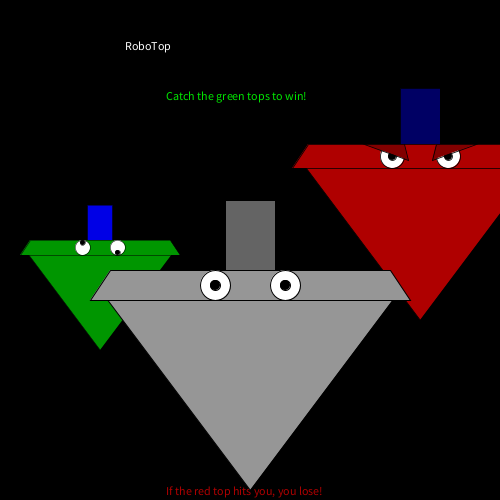
Frame 1 (no input)
Frame 60 (the mouse pressed at the canvas centre just before this capture): identical to frame 1, image omitted
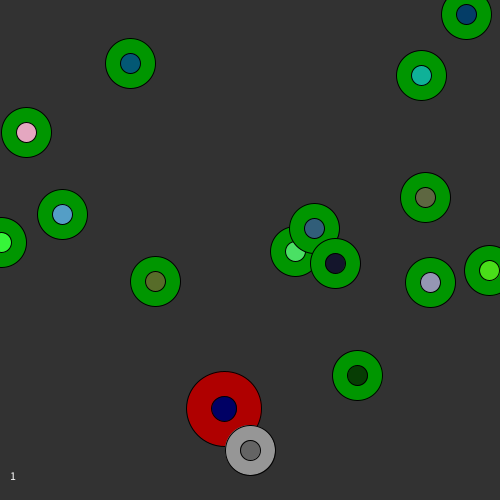
Frame 120 (the mouse held since frame 60 and released just before this capture)

The Processing sketch that drew these frames (run headless with seeded random() and noise(); from frame 60 on, the mouse is pressed at the canvas centre):

// Processing sketch: processing_164131
// ── processing_164131.pde


ArrayList<Car> myCars;
int myState = 0 ;
PVector frogLocation ;
int score = 0;
Deadly spin = new Deadly();


void setup() {
  size(500, 500) ;
  //myCar1 = new Car() ;
  
  myCars = new ArrayList() ;
  
  
  for (int i = 0; i < 15; i++) {
    myCars.add(new Car());
    
  }
  frogLocation = new PVector(width/2, height-50) ;
}

void draw() {
   switch(myState) {
   case 0:
   score = 0;
   background(0);
   fill(255);
   text("RoboTop", width/4, 50) ;
   fill(0, 230, 0);
   text("Catch the green tops to win!", width/3, 100);
   fill(175, 0, 0);
   text("If the red top hits you, you lose!", width/3, 495);
   
   pushMatrix();
   scale(.8);
   translate(275, 100);
   fill(0, 0, 100);
   rect(225, 10, 50, 100);
   fill(175, 0, 0);
   triangle(100, 100, 400, 100, 250, 300);
   quad(90, 110, 410, 110, 390, 80, 110, 80);
   fill(255);
   ellipse(215, 95, 30, 30);
   ellipse(285, 95, 30, 30);
   fill(0);
   ellipse(215, 95, 10, 10);
   ellipse(285, 95, 10, 10);
   fill(130, 0, 0);
   triangle(265, 100, 320, 80, 270, 80);
   triangle(235, 100, 180, 80, 230, 80);
   popMatrix();
   
   pushMatrix();
   scale(.5);
   translate(-50, 400);
   fill(0, 0, 230);
   rect(225, 10, 50, 100);
   fill(0, 150, 0);
   triangle(100, 100, 400, 100, 250, 300);
   quad(90, 110, 410, 110, 390, 80, 110, 80);
   fill(255);
   ellipse(215, 95, 30, 30);
   ellipse(285, 95, 30, 30);
   fill(0);
   ellipse(215, 85, 10, 10);
   ellipse(285, 105, 10, 10);
   popMatrix();
   
   pushMatrix();
   translate(0, 190);
   fill(100);
rect(225, 10, 50, 100);
fill(150);
triangle(100, 100, 400, 100, 250, 300);
quad(90, 110, 410, 110, 390, 80, 110, 80);
fill(255);
ellipse(215, 95, 30, 30);
ellipse(285, 95, 30, 30);
fill(0);
ellipse(215, 95, 10, 10);
ellipse(285, 95, 10, 10);
popMatrix();
   break ;
   
   case 1:
   //playing game
   game() ;
   break ;
   
   case 2:
   background(180);
   pushMatrix();
   translate(0, 190);
   fill(100);
rect(225, 10, 50, 100);
fill(150);
triangle(100, 100, 400, 100, 250, 300);
quad(90, 110, 410, 110, 390, 80, 110, 80);
fill(255);
ellipse(215, 95, 30, 30);
ellipse(285, 95, 30, 30);
fill(0);
ellipse(215, 95, 10, 10);
ellipse(285, 95, 10, 10);
popMatrix();
   fill(255);
   text("Congrats!", width/2, height/5);
   text("click to play again", width/3, height/2);
   break;
   
   case 3:
   background(100, 0, 0);
   fill(255);
   text("GAME      OVER", 205, 20);
   pushMatrix();
   translate(0, 100);
   fill(0, 0, 100);
   rect(225, 10, 50, 100);
   fill(175, 0, 0);
   triangle(100, 100, 400, 100, 250, 300);
   quad(90, 110, 410, 110, 390, 80, 110, 80);
   fill(255);
   ellipse(215, 95, 30, 30);
   ellipse(285, 95, 30, 30);
   fill(0);
   ellipse(215, 95, 10, 10);
   ellipse(285, 95, 10, 10);
   fill(130, 0, 0);
   triangle(265, 100, 320, 80, 270, 80);
   triangle(235, 100, 180, 80, 230, 80);
   popMatrix();
   break;
 }
  
  
}

void mousePressed() {
  if (myState == 0){
    myState = 1;
  }
  else{
    myState = 0;
  }
}

void keyPressed() {
  
  switch(keyCode) {
   case 39:
   frogLocation.x += 20 ;
   break;
    
   case 38:
   frogLocation.y -= 20 ;
   break;
   
   case 37:
   frogLocation.x -= 20 ; 
   break;
    
   case 40:
   frogLocation.y += 20 ;
   break; 
  }
  //println(keyCode) ;
  
}

class Car {

  //attributes
  color myColor ;
  PVector location ;
  PVector velocity ;
  float wide ;
  boolean alive ;


  //Constructors
    Car() {
    location = new PVector(random(width), random(height)) ;
    velocity = new PVector(random(-3, 3), random(-3, 3));
    myColor = color(random(255), random(255), random(255));
    alive = true ;
  }

  //methods
  void display() {
    //fill(myColor) ;
    //rect(location.x, location.y, wide, 25) ;
    //fill(0);
    //ellipse(location.x+5, location.y+28, 10, 10) ;
    //ellipse(location.x+(wide-5), location.y+28, 10, 10) ;
    pushMatrix();
    translate(location.x, location.y) ;
    fill(0, 150, 0);
    ellipse(0, 0, 50, 50);
    fill(myColor);
    ellipse(0, 0, 20, 20);
    popMatrix();
  }

  void drive() {
    location.add(velocity) ;
    
    if (location.x > width) {
      location.x = 0 ;
    }
    if (location.y > height) {
      location.y = 0 ;
    }
    if (location.x < 0) {
      location.x = width ;
    }
    if (location.y < 0) {
      location.y = height ;
    }
  }
}

class Deadly {
  
  //attributes
  color myColor ;
  PVector location ;
  PVector velocity ;
  boolean kill ;
  
  //Constructors
  Deadly() {
    location = new PVector(random(width), (random(height) - 150)) ;
    velocity = new PVector(random(-3, 3), random(-3, 3));
    myColor = color(random(255), random(255), random(255));
    kill = false ;
    
  }
  //methods
  void display(){
    translate(location.x, location.y) ;
    //monster()
    fill(175, 0, 0);
    ellipse(0, 0, 75, 75);
    fill(0, 0, 100);
    ellipse(0, 0, 25, 25);
  }
  
  void drive(){
    location.add(velocity) ;
    
    if (location.x > width) {
      location.x = 0 ;
    }
    if (location.y > height) {
      location.y = 0 ;
    }
    if (location.x < 0) {
      location.x = width ;
    }
    if (location.y < 0) {
      location.y = height ;
    }
  }
}

void game() {
  background(50) ;
  
  //iterate through car array
  
  for (Car myCar : myCars) {
    pushMatrix() ;
    myCar.display() ;
    popMatrix();
    myCar.drive() ;
    
    //test distance of car to frog
    float d = myCar.location.dist(frogLocation) ;
    if (d < 40){
      score++ ;
      myCar.alive = false ;
      
    }

  }
      
      pushMatrix();
      spin.display();
      popMatrix();
      spin.drive();
      
      float k = spin.location.dist(frogLocation);
      if (k < 40){
       spin.kill = true;
       myState = 3;
      } 
    
    

  
  //iterate thru car array and delete dead cars
  for (int i = 0 ; i < myCars.size() ; i++){
    Car thisCar = (Car) myCars.get(i) ;
    if (thisCar.alive == false) {
      myCars.remove(i) ;
    }
  }
  
  if (myCars.size() <= 0){
  myState = 2;
  for (int i = 0; i < 15; i++) {
    myCars.add(new Car());
    
  }  
  }
  
  
  fill(150) ;
  ellipse(frogLocation.x, frogLocation.y, 50, 50) ;
  fill(100);
  ellipse(frogLocation.x, frogLocation.y, 20, 20);
  fill(255) ;
  text(score, 10, 480) ;
}
